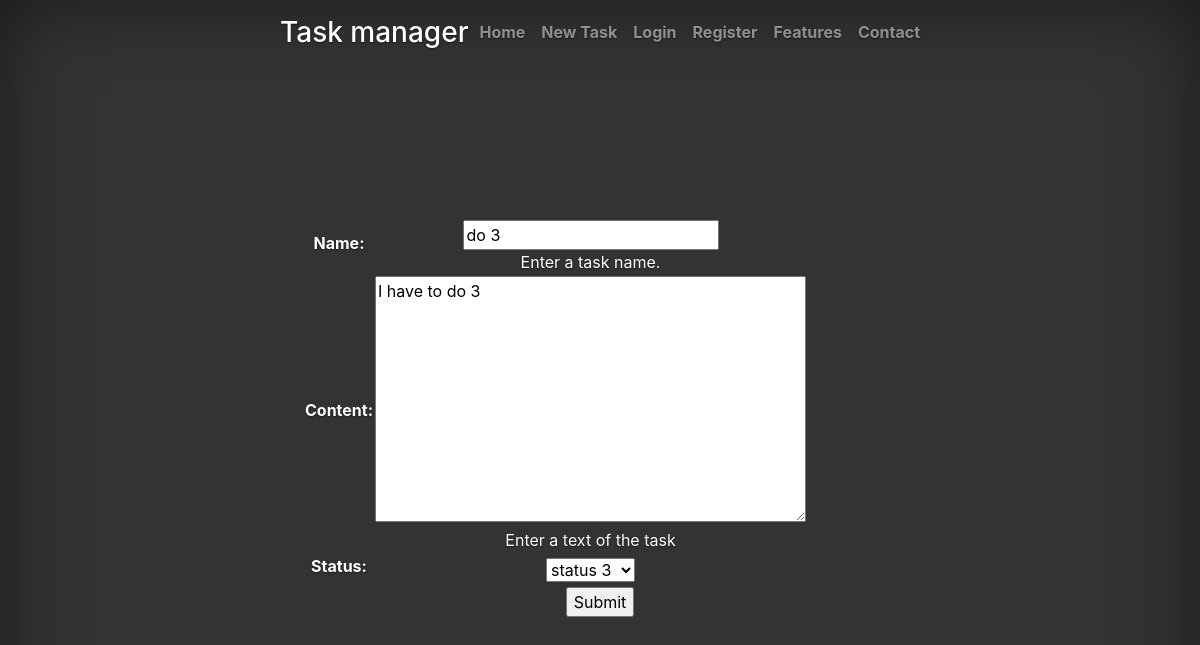
Before: /tasks/task/3/update/ with the older database file.
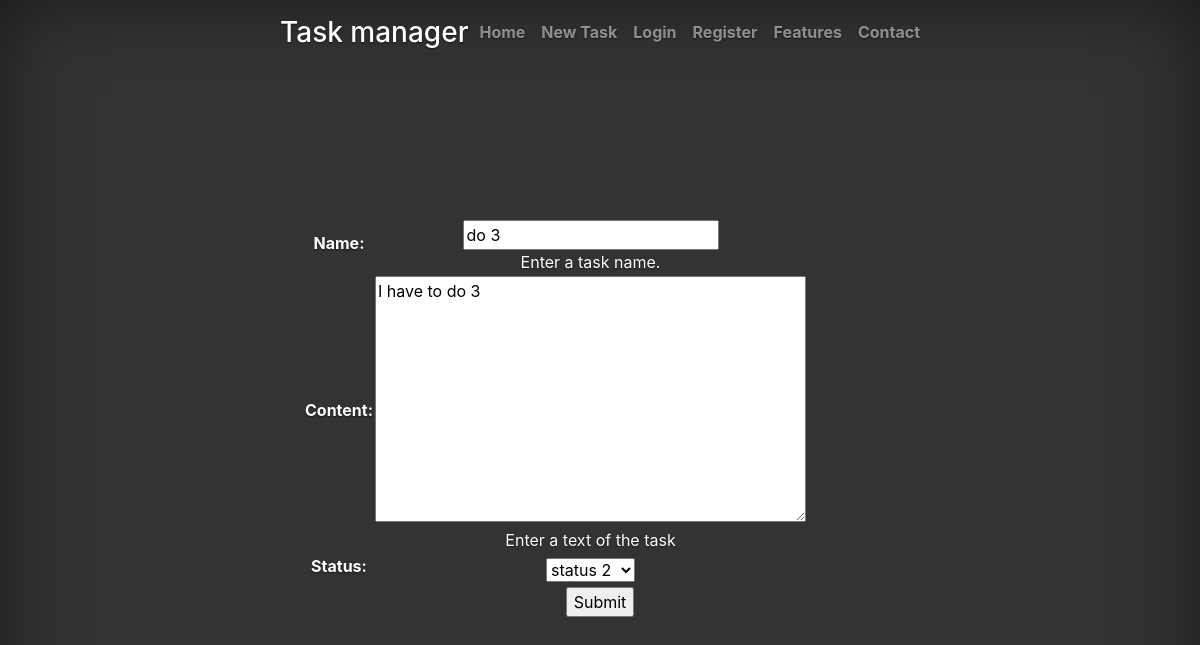
After: the same page with the newer database file.
### tasks/models.py (models this page shows, shortened)
class Task(models.Model):
    id = models.AutoField(primary_key=True)
    name = models.CharField(max_length=255, help_text="Enter a task name.")
    created_at = models.DateTimeField(auto_now_add=True)
    content = models.TextField(max_length=1000, help_text="Enter a text of the task")
    STATUS_CHOICES = [
        ('1', 'status 1'),
        ('2', 'status 2'),
        ('3', 'status 3'),
        ('4', 'status 4'),
        ('5', 'status 5'),
    ]
    status = models.CharField(max_length=1, choices=STATUS_CHOICES)
    creator = models.ForeignKey(User, on_delete=models.SET_NULL, null=True, blank=True)

### tasks/views.py (the view)
# urls.py: url(r'^task/(?P<pk>\d+)/update/$', views.TaskUpdate.as_view(), name='task_update'),
class TaskUpdate(UpdateView):
    model = Task
    fields = ['name','content','status']
    success_url = reverse_lazy('index')

### tasks/templates/tasks/task_form.html (shortened to what this page needs)
{% extends "base.html" %}
{% block content %}
    <form action="" method="post">
        <table>
        {{ form.as_table }}
        </table>
        <input type="submit" value="Submit" />
    </form>
{% endblock %}

Changed rows visible on the page:
changed Task "do 3": status "status 3" → "status 2"
